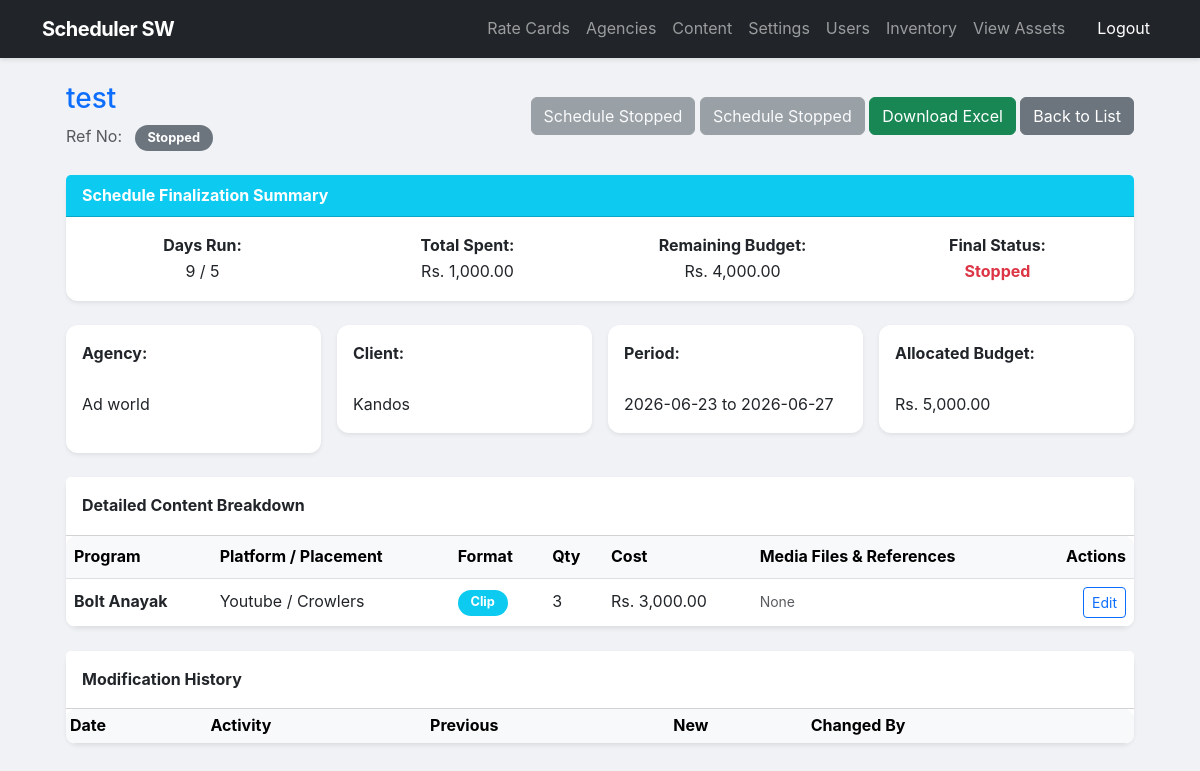
Screenshot of /uploads/1782383079_details.php?id=114 (signed in) with the database file from the repository.
### tables this page shows
CREATE TABLE `schedules` (
  `id` int(11) NOT NULL,
  `agency_id` int(11) NOT NULL,
  `client_id` int(11) DEFAULT NULL,
  `schedule_name` varchar(150) NOT NULL,
  `reference_no` varchar(50) DEFAULT NULL,
  `start_date` date NOT NULL,
  `end_date` date NOT NULL,
  `budget_allocated` decimal(15,2) NOT NULL,
  `created_by` int(11) DEFAULT NULL,
  `status` enum('Active','Stopped','Pending Approval','Pending Approval (Cost Review)') DEFAULT 'Active',
  `assigned_team` varchar(50) DEFAULT 'Content Editor Team',
  `final_cost` decimal(10,2) DEFAULT 0.00,
  `days_run` int(11) DEFAULT 0,
  `total_days` int(11) DEFAULT 0,
  `remaining_budget` decimal(10,2) DEFAULT 0.00
);

CREATE TABLE `agencies` (
  `id` int(11) NOT NULL,
  `agency_name` varchar(100) DEFAULT NULL
);

CREATE TABLE `clients` (
  `id` int(11) NOT NULL,
  `agency_id` int(11) NOT NULL,
  `client_name` varchar(100) NOT NULL
);

CREATE TABLE `schedule_items` (
  `id` int(11) NOT NULL,
  `schedule_id` int(11) NOT NULL,
  `content_item_id` int(11) NOT NULL,
  `platform_id` int(11) NOT NULL,
  `placement_id` int(11) NOT NULL,
  `quantity` int(11) DEFAULT 1,
  `media_file` varchar(255) DEFAULT NULL,
  `cost` decimal(15,2) DEFAULT NULL
);

CREATE TABLE `content_items` (
  `id` int(11) NOT NULL,
  `name` varchar(150) DEFAULT NULL,
  `type` enum('Teledrama','Program','News') DEFAULT NULL,
  `series_id` int(11) DEFAULT NULL,
  `episode_number` int(11) DEFAULT NULL
);

CREATE TABLE `platforms` (
  `id` int(11) NOT NULL,
  `platform_name` varchar(50) DEFAULT NULL
);

CREATE TABLE `ad_placements` (
  `id` int(11) NOT NULL,
  `placement_name` varchar(50) DEFAULT NULL
);

### uploads/1782383079_details.php (the view, shortened to what this page needs)
<?php
require_once __DIR__ . '/../config/config.php';
$id = $_GET['id'] ?? 0;
$stmt = $pdo->prepare("
    SELECT s.*, a.agency_name, c.client_name,
           DATEDIFF(CURRENT_DATE, s.start_date) as days_run
    FROM schedules s
    JOIN agencies a ON s.agency_id = a.id
    JOIN clients c ON s.client_id = c.id
    WHERE s.id = ?
");
$stmt->execute([$id]);
$stmt->execute([$id]);
$schedule = $stmt->fetch();
$items_stmt = $pdo->prepare("
    SELECT si.*, ci.name AS content_name, p.platform_name, ap.placement_name, mf.format_name,
           GROUP_CONCAT(CONCAT(ma.file_path, '||', IFNULL(ma.file_reference, 'N/A')) SEPARATOR '###') as media_data
    FROM schedule_items si
    JOIN content_items ci ON si.content_item_id = ci.id
    JOIN platforms p ON si.platform_id = p.id
    JOIN ad_placements ap ON si.placement_id = ap.id
    JOIN rate_cards rc ON si.content_item_id = rc.content_item_id
          AND si.platform_id = rc.platform_id
          AND si.placement_id = rc.placement_id
    JOIN media_formats mf ON rc.media_format_id = mf.id
    LEFT JOIN media_attachments ma ON si.id = ma.schedule_item_id
    WHERE si.schedule_id = ?
    GROUP BY si.id
");
$items_stmt->execute([$id]);
$items = $items_stmt->fetchAll();
$statusClass = ($schedule['status'] == 'Active') ? 'bg-success' : (($schedule['status'] == 'Stopped') ? 'bg-secondary' : 'bg-warning text-dark');
?>
<?php include '../includes/header.php'; ?>
<div class="container-fluid px-4">
    <div class="d-flex justify-content-between align-items-center mb-4">
        <div>
            <h3 class="text-primary"><?php echo htmlspecialchars($schedule['schedule_name']); ?></h3>
            <span class="text-muted">Ref No: <?php echo htmlspecialchars($schedule['reference_no']); ?></span>
            <span class="badge <?php echo $statusClass; ?> ms-2"><?php echo htmlspecialchars($schedule['status']); ?></span>
        </div>
        <div>
<?php
    $isDisabled = ($schedule['status'] === 'Pending Approval' ||
                    $schedule['status'] === 'Pending Approval (Cost Review)' ||
                    $schedule['status'] === 'Stopped');
?>
<?php if ($isDisabled): ?>
    <button class="btn btn-secondary" disabled>
        <?php
            if ($schedule['status'] === 'Stopped') echo 'Schedule Stopped';
            elseif ($schedule['status'] === 'Pending Approval (Cost Review)') echo 'Review Pending...';
            else echo 'Approval Pending...';
        ?>
    </button>
<?php else: ?>
    <button class="btn btn-primary" data-bs-toggle="modal" data-bs-target="#extendModal">
        Extend Schedule
    </button>
<?php endif; ?>
<?php if ($isDisabled): ?>
    <button class="btn btn-secondary" disabled>
        <?php
            if ($schedule['status'] === 'Stopped') echo 'Schedule Stopped';
            elseif ($schedule['status'] === 'Pending Approval (Cost Review)') echo 'Review Pending...';
            else echo 'Approval Pending...';
        ?>
    </button>
<?php else: ?>
    <button type="button" class="btn btn-outline-danger" data-bs-toggle="modal" data-bs-target="#reduceModal">
        Reduce Budget
    </button>
<?php endif; ?>
<a href="export_report.php?id=<?php echo $id; ?>" class="btn btn-success">Download Excel</a>
            <a href="manage.php" class="btn btn-secondary">Back to List</a>
        </div>
    </div>
<?php if ($schedule['status'] === 'Stopped'): ?>
    <div class="card mb-4 border-info shadow-sm">
        <div class="card-header bg-info text-white"><strong>Schedule Finalization Summary</strong></div>
        <div class="card-body">
            <div class="row text-center">
<div class="col-md-3">
    <strong>Days Run:</strong><br>
    <?php
    if ($schedule['status'] === 'Stopped') {
        echo ($schedule['total_days'] > 0) ? $schedule['days_run'] . ' / ' . $schedule['total_days'] : 'N/A';
    }
    ?>
</div>                <div class="col-md-3"><strong>Total Spent:</strong><br>Rs. <?php echo number_format($schedule['final_cost'], 2); ?></div>
                <div class="col-md-3"><strong>Remaining Budget:</strong><br>Rs. <?php echo number_format($schedule['remaining_budget'], 2); ?></div>
                <div class="col-md-3"><strong>Final Status:</strong><br><span class="text-danger fw-bold">Stopped</span></div>
            </div>
        </div>
    </div>
<?php endif; ?>
    <div class="row g-3 mb-4">
        <div class="col-md-3"><div class="card p-3 shadow-sm border-0 h-100"><strong>Agency:</strong><br><?php echo htmlspecialchars($schedule['agency_name']); ?></div></div>
        <div class="col-md-3"><div class="card p-3 shadow-sm border-0"><strong>Client:</strong><br><?php echo htmlspecialchars($schedule['client_name']); ?></div></div>
        <div class="col-md-3"><div class="card p-3 shadow-sm border-0"><strong>Period:</strong><br><?php echo htmlspecialchars($schedule['start_date']) . ' to ' . htmlspecialchars($schedule['end_date']); ?></div></div>
        <div class="col-md-3"><div class="card p-3 shadow-sm border-0"><strong>Allocated Budget:</strong><br>Rs. <?php echo number_format($schedule['budget_allocated'], 2); ?></div></div>
    </div>
    <div class="card shadow-sm border-0">
        <div class="card-header bg-white py-3"><strong>Detailed Content Breakdown</strong></div>
        <div class="table-responsive">
            <table class="table align-middle mb-0">
                <thead class="table-light">
                    <tr><th>Program</th><th>Platform / Placement</th><th>Format</th><th>Qty</th><th>Cost</th><th>Media Files & References</th><th class="text-end">Actions</th></tr>
                </thead>
                <tbody>
                    <?php foreach($items as $item):
                        $editData = json_encode([
                            'id' => $item['id'], 'sch_id' => $id, 'c_id' => $item['content_item_id'],
                            'p_id' => $item['platform_id'], 'pl_id' => $item['placement_id'], 'qty' => $item['quantity']
                        ]);
                    ?>
                    <tr>
                        <td><strong><?php echo htmlspecialchars($item['content_name']); ?></strong></td>
                        <td><?php echo htmlspecialchars($item['platform_name'] . ' / ' . $item['placement_name']); ?></td>
                        <td><span class="badge bg-info"><?php echo htmlspecialchars($item['format_name']); ?></span></td>
                        <td><?php echo $item['quantity']; ?></td>
                        <td>Rs. <?php echo number_format($item['cost'], 2); ?></td>
                        <td>
                            <?php if ($item['media_data']):
                                $media_list = explode('###', $item['media_data']);
                                foreach ($media_list as $media): list($path, $ref) = explode('||', $media); ?>
                                    <div class="mb-1"><a href="<?php echo htmlspecialchars($path); ?>" target="_blank" class="btn btn-sm btn-outline-info">View</a> <small class="ms-2 text-muted fw-bold"><?php echo htmlspecialchars($ref); ?></small></div>
                                <?php endforeach; else: echo '<small class="text-muted">None</small>'; endif; ?>
                        </td>
                        <td class="text-end"><button class="btn btn-sm btn-outline-primary" onclick="openEditModal(<?php echo htmlspecialchars($editData); ?>)">Edit</button></td>
                    </tr>
                    <?php endforeach; ?>
                </tbody>
            </table>
        </div>
    </div>
<div class="card shadow-sm border-0 mt-4">
    <div class="card-header bg-white py-3"><strong>Modification History</strong></div>
    <div class="table-responsive">
        <table class="table table-sm table-striped align-middle mb-0">
            <thead class="table-light">
                <tr>
                    <th>Date</th>
                    <th>Activity</th>
                    <th>Previous</th>
                    <th>New</th>
                    <th>Changed By</th>
                </tr>
            </thead>
        </table>
    </div>
</div>
</div>
<?php include '../includes/footer.php'; ?>

### assets/css/style.css (style rules this page uses)
body { background-color: #f0f2f5; font-family: 'Inter', -apple-system, BlinkMacSystemFont, "Segoe UI", Roboto, sans-serif; color: #333; line-height: 1.6; }
.card { border: none; border-radius: 12px; box-shadow: 0 4px 12px rgba(0, 0, 0, 0.08); margin-bottom: 20px; }
.badge { padding: 0.5em 1em; border-radius: 20px; font-size: 0.8rem; }
.table { background: white; border-radius: 10px; overflow: hidden; }
.table thead { background-color: #f8f9fa; }

### rows the page displays
schedules: schedule_name "test", status "Stopped", total_days "5", final_cost "1,000.00", remaining_budget "4,000.00", agency.agency_name "Ad world", client.client_name "Kandos", start_date "2026-06-23", end_date "2026-06-27", budget_allocated "5,000.00"
schedule_items: content_item.name "Bolt Anayak", platform.placement_name "Youtube / Crowlers", format_name "Clip", quantity "3", cost "3,000.00"

### other values shown
$schedule['days_run'] "9"
